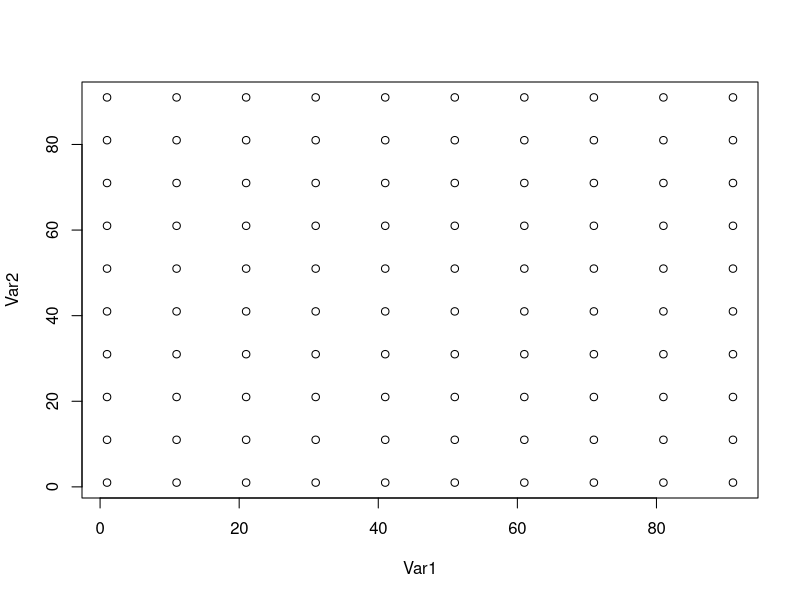
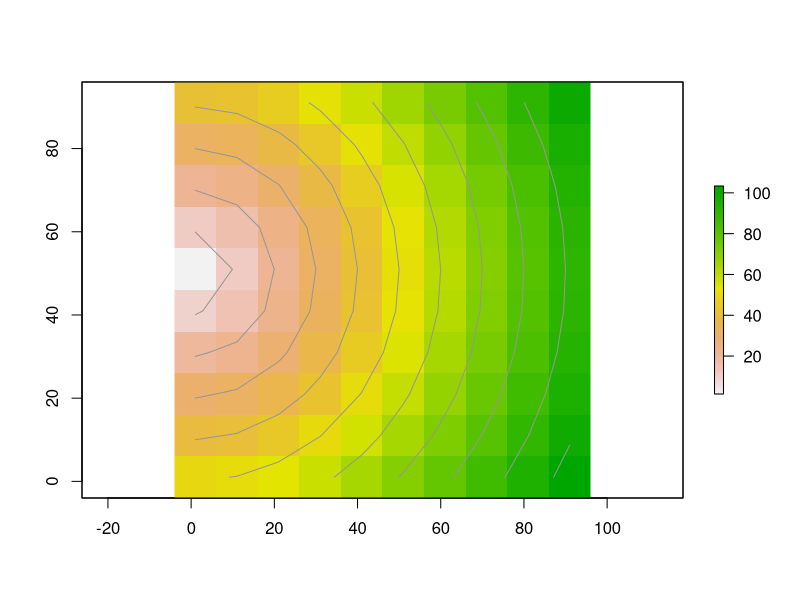
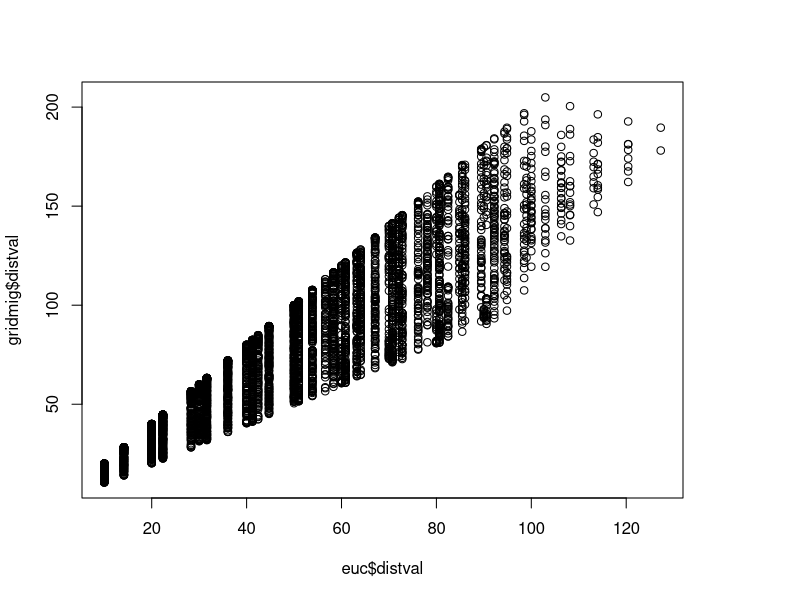

Write R code to recreate these figures, in order. (Note: this script raises an error after producing the figures.)
## .................................................................................
## Purpose: Make a lattice model to use for the polySimIBD modeling framework
##
## Notes:
## .................................................................................
library(tidyverse)
library(raster)
set.seed(48)

#............................................................
# Make a spatial setup to ask two question (01; 02 scripts)
#     Will use a Lattice Model
#...........................................................
#......................
# Lattice
#......................
nCell <- 100
coords <- round(seq(1, nCell, by = 10))
latticemodel <- expand.grid(coords, coords)
plot(latticemodel)
colnames(latticemodel) <- c("longnum", "latnum")


#......................
# migration on a ramp
#......................
latticemodel <- latticemodel %>%
  dplyr::mutate(migration = purrr::map2_dbl(longnum, latnum,
                                           function(x, y){
                                             # euclidean distance along x-axis only from origin
                                             # of 0,50
                                             y <- y - 50
                                             sqrt((x^2) + (y^2))
                                             }))

# visualize to confirm
plot(raster::rasterFromXYZ(latticemodel))
raster::contour(raster::rasterFromXYZ(latticemodel),
                add = TRUE, drawlabels = FALSE, col = "#969696")

# store, same approx order of mag as distance for migration
latticemodel <- latticemodel %>%
  dplyr::mutate(migration = migration,
                deme = 1:dplyr::n())


#............................................................
# true distance matrix based on gridmig
#...........................................................
# convert to raster
rstr <- raster::rasterFromXYZ(latticemodel)

#......................
# get combinations I need
#......................
locatcomb <- t(combn(sort(values(rstr$deme)), 2)) %>%
  tibble::as_tibble(., .name_repair = "minimal") %>%
  magrittr::set_colnames(c("deme1", "deme2"))

#......................
# calculate for euclidean and height
#......................
# euc and height
gridmig <- furrr::future_pmap_dbl(locatcomb, function(deme1, deme2){
  # get long lat
  xy1 <- latticemodel[latticemodel$deme == deme1, c("longnum", "latnum")]
  xy2 <- latticemodel[latticemodel$deme == deme2, c("longnum", "latnum")]

  # get height
  height1 <- raster::extract(rstr, xy1)[, "migration"]
  height2 <- raster::extract(rstr, xy2)[, "migration"]

  # euclidean distance
  euc <- dist(rbind(xy1, xy2))
  # "connectedness" is 1/distance plus difference in "heights" -- i.e. if same "plane" or not
  height <- sqrt((height2 - height1)^2)
  ret <- euc +  height
  return(ret)})

# save out for later
gridmig <- dplyr::bind_cols(locatcomb, distval = gridmig)
# spread out values for matrix
gridmigmat <- gridmig %>%
  tidyr::pivot_wider(data = .,
                     names_from = "deme2",
                     values_from = "distval")
gridmigmat[,1] <- NA
gridmigmat <- rbind.data.frame(gridmigmat, rep(NA, ncol(gridmigmat)))
# convert to matrix
gridmigmat <- as.matrix(gridmigmat)
# make symmetrical
gridmigmat[lower.tri(gridmigmat)]  <- t(gridmigmat)[lower.tri(gridmigmat)]

# liftover to migration PROBABILITY matrix w/out the diagonal
gridmigmat <- exp(-gridmigmat)
gridmigmat <- gridmigmat/rowSums(gridmigmat, na.rm = T)

# now add in diagonal and offset for stay more often -- 50% time at home
max_val <- max(gridmigmat, na.rm = T)
diag(gridmigmat) <- 1
# now re-make probability matrix
gridmigmat <- gridmigmat/rowSums(gridmigmat)

# sanity
table( sample(1:ncol(gridmigmat), size = 1e3, prob = gridmigmat[1,], replace = T) )
table( sample(1:ncol(gridmigmat), size = 1e3, prob = gridmigmat[56,], replace = T) )

#......................
# calculate for euclidean
#   NB -- this euclidean matrix is not use in this script -- it is saved for use in the Fq script
#......................
# euclidean
euc <- furrr::future_pmap_dbl(locatcomb, function(deme1, deme2){
  # get long lat
  xy1 <- latticemodel[latticemodel$deme == deme1, c("longnum", "latnum")]
  xy2 <- latticemodel[latticemodel$deme == deme2, c("longnum", "latnum")]

  # euclidean distance
  euc <- dist(rbind(xy1, xy2))
  return(as.numeric(euc))})

# save out for later
euc <- dplyr::bind_cols(locatcomb, distval = euc)
# spread out values for matrix
eucmat <- euc %>%
  tidyr::pivot_wider(data = .,
                     names_from = "deme2",
                     values_from = "distval")
eucmat[,1] <- NA
eucmat <- rbind.data.frame(eucmat, rep(NA, ncol(eucmat)))
# convert to matrix
eucmat <- as.matrix(eucmat)
# make symmetrical
eucmat[lower.tri(eucmat)]  <- t(eucmat)[lower.tri(eucmat)]

# liftover to migration PROBABILITY matrix w/out the diagonal
eucmat <- exp(-eucmat)
eucmat <- eucmat/rowSums(eucmat, na.rm = T)

# now add in diagonal element
max_val <- max(eucmat, na.rm = T)
# some offset for more stay -- about 50% of time want them to stay
diag(eucmat) <- 1

# liftover to migration PROBABILITY matrix WITH the diagonal
eucmat <- eucmat/rowSums(eucmat)

# sanity
table( sample(1:ncol(eucmat), size = 1e3, prob = eucmat[1,], replace = T) )
table( sample(1:ncol(eucmat), size = 1e3, prob = eucmat[56,], replace = T) )

# quick compare
plot(euc$distval, gridmig$distval)

#............................................................
# Save out
#...........................................................
dir.create("data/sim_data/")
saveRDS(latticemodel, "data/sim_data/lattice_model.rds")
saveRDS(eucmat, "data/sim_data/euclidean_prob_matrix.rds")
saveRDS(gridmigmat, "data/sim_data/gridmig_prob_matrix.rds")
saveRDS(gridmig, "data/sim_data/gridmig_geodist.rds")
saveRDS(euc, "data/sim_data/euclidean_geodist.rds")
